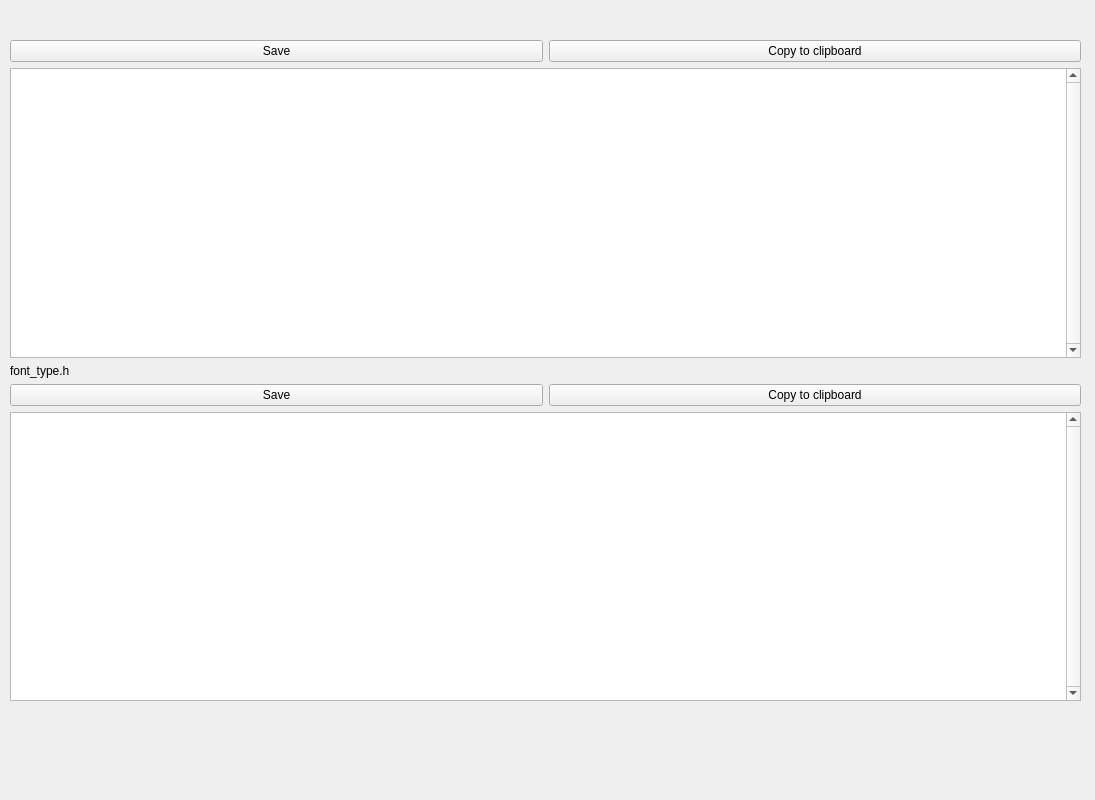
<?xml version="1.0" encoding="UTF-8"?>
<ui version="4.0">
 <class>CodePreview</class>
 <widget class="QFrame" name="CodePreview">
  <property name="geometry">
   <rect>
    <x>0</x>
    <y>0</y>
    <width>1095</width>
    <height>800</height>
   </rect>
  </property>
  <property name="minimumSize">
   <size>
    <width>1095</width>
    <height>800</height>
   </size>
  </property>
  <property name="maximumSize">
   <size>
    <width>1095</width>
    <height>800</height>
   </size>
  </property>
  <property name="windowTitle">
   <string>Code Preview</string>
  </property>
  <property name="windowIcon">
   <iconset>
    <normalon>:/icons/app_ico.png</normalon>
   </iconset>
  </property>
  <widget class="QWidget" name="verticalLayoutWidget_2">
   <property name="geometry">
    <rect>
     <x>10</x>
     <y>20</y>
     <width>1071</width>
     <height>681</height>
    </rect>
   </property>
   <layout class="QVBoxLayout" name="verticalLayout_2">
    <item>
     <layout class="QVBoxLayout" name="verticalLayout">
      <property name="sizeConstraint">
       <enum>QLayout::SetMaximumSize</enum>
      </property>
      <item>
       <widget class="QLabel" name="fontLabel">
        <property name="text">
         <string/>
        </property>
       </widget>
      </item>
      <item>
       <layout class="QHBoxLayout" name="horizontalLayout" stretch="0,0">
        <item>
         <widget class="QPushButton" name="saveBtn">
          <property name="text">
           <string>Save</string>
          </property>
          <property name="icon">
           <iconset>
            <normalon>:/icons/save.png</normalon>
           </iconset>
          </property>
          <property name="iconSize">
           <size>
            <width>24</width>
            <height>24</height>
           </size>
          </property>
         </widget>
        </item>
        <item>
         <widget class="QPushButton" name="copyBtn">
          <property name="text">
           <string>Copy to clipboard</string>
          </property>
          <property name="icon">
           <iconset>
            <normalon>:/icons/copy.png</normalon>
           </iconset>
          </property>
          <property name="iconSize">
           <size>
            <width>24</width>
            <height>24</height>
           </size>
          </property>
         </widget>
        </item>
       </layout>
      </item>
      <item>
       <widget class="QPlainTextEdit" name="codePlainText">
        <property name="verticalScrollBarPolicy">
         <enum>Qt::ScrollBarAlwaysOn</enum>
        </property>
       </widget>
      </item>
      <item>
       <widget class="QLabel" name="label">
        <property name="text">
         <string>font_type.h</string>
        </property>
       </widget>
      </item>
      <item>
       <layout class="QHBoxLayout" name="horizontalLayout_3" stretch="0,0">
        <item>
         <widget class="QPushButton" name="saveBtnFontType">
          <property name="text">
           <string>Save</string>
          </property>
          <property name="icon">
           <iconset>
            <normalon>:/icons/save.png</normalon>
           </iconset>
          </property>
          <property name="iconSize">
           <size>
            <width>24</width>
            <height>24</height>
           </size>
          </property>
         </widget>
        </item>
        <item>
         <widget class="QPushButton" name="copyBtnFontType">
          <property name="text">
           <string>Copy to clipboard</string>
          </property>
          <property name="icon">
           <iconset>
            <normalon>:/icons/copy.png</normalon>
           </iconset>
          </property>
          <property name="iconSize">
           <size>
            <width>24</width>
            <height>24</height>
           </size>
          </property>
         </widget>
        </item>
       </layout>
      </item>
      <item>
       <widget class="QPlainTextEdit" name="fontTypeHeaderPlainText">
        <property name="verticalScrollBarPolicy">
         <enum>Qt::ScrollBarAlwaysOn</enum>
        </property>
       </widget>
      </item>
     </layout>
    </item>
   </layout>
  </widget>
 </widget>
 <resources/>
 <connections/>
</ui>
